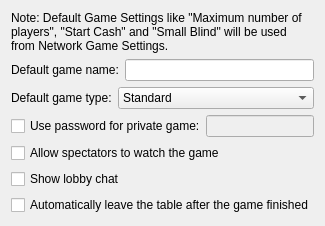
           <widget class="QWidget" name="tab_5">
            <attribute name="title">
             <string>Game</string>
            </attribute>
            <layout class="QGridLayout" name="gridLayout_5">
             <item row="0" column="0">
              <widget class="QLabel" name="label_43">
               <property name="text">
                <string>Note: Default Game Settings like &quot;Maximum number of players&quot;, &quot;Start Cash&quot; and &quot;Small Blind&quot; will be used from Network Game Settings.</string>
               </property>
               <property name="textFormat">
                <enum>Qt::PlainText</enum>
               </property>
               <property name="wordWrap">
                <bool>true</bool>
               </property>
              </widget>
             </item>
             <item row="1" column="0">
              <layout class="QHBoxLayout" name="horizontalLayout_8">
               <item>
                <widget class="QLabel" name="label_23">
                 <property name="text">
                  <string>Default game name:</string>
                 </property>
                </widget>
               </item>
               <item>
                <widget class="QLineEdit" name="lineEdit_internetGameName">
                 <property name="inputMethodHints">
                  <set>Qt::ImhNoPredictiveText</set>
                 </property>
                </widget>
               </item>
              </layout>
             </item>
             <item row="5" column="0">
              <widget class="QCheckBox" name="checkBox_UseLobbyChat">
               <property name="text">
                <string>Show lobby chat</string>
               </property>
              </widget>
             </item>
             <item row="6" column="0">
              <widget class="QCheckBox" name="checkBox_InetGame_AutoLeaveTheTableAfterGameFinished">
               <property name="text">
                <string>Automatically leave the table after the game finished</string>
               </property>
              </widget>
             </item>
             <item row="2" column="0">
              <layout class="QHBoxLayout" name="horizontalLayout_6">
               <item>
                <widget class="QLabel" name="label_17">
                 <property name="text">
                  <string>Default game type:</string>
                 </property>
                </widget>
               </item>
               <item>
                <widget class="QComboBox" name="comboBox_internetGameType">
                 <property name="sizePolicy">
                  <sizepolicy hsizetype="MinimumExpanding" vsizetype="Fixed">
                   <horstretch>0</horstretch>
                   <verstretch>0</verstretch>
                  </sizepolicy>
                 </property>
                 <item>
                  <property name="text">
                   <string>Standard</string>
                  </property>
                  <property name="icon">
                   <iconset resource="../resources/pokerth.qrc">
                    <normaloff>:/gfx/player_play.png</normaloff>:/gfx/player_play.png</iconset>
                  </property>
                 </item>
                 <item>
                  <property name="text">
                   <string>Registered players only</string>
                  </property>
                  <property name="icon">
                   <iconset resource="../resources/pokerth.qrc">
                    <normaloff>:/gfx/registered.png</normaloff>:/gfx/registered.png</iconset>
                  </property>
                 </item>
                 <item>
                  <property name="text">
                   <string>Invited players only</string>
                  </property>
                  <property name="icon">
                   <iconset resource="../resources/pokerth.qrc">
                    <normaloff>:/gfx/list_add_user.png</normaloff>:/gfx/list_add_user.png</iconset>
                  </property>
                 </item>
                 <item>
                  <property name="text">
                   <string>Ranking game</string>
                  </property>
                  <property name="icon">
                   <iconset resource="../resources/pokerth.qrc">
                    <normaloff>:/gfx/cup.png</normaloff>:/gfx/cup.png</iconset>
                  </property>
                 </item>
                </widget>
               </item>
              </layout>
             </item>
             <item row="3" column="0">
              <layout class="QHBoxLayout" name="horizontalLayout_2">
               <property name="spacing">
                <number>0</number>
               </property>
               <item>
                <widget class="QCheckBox" name="checkBox_UseInternetGamePassword">
                 <property name="text">
                  <string>Use password for private game:</string>
                 </property>
                 <property name="icon">
                  <iconset resource="../resources/pokerth.qrc">
                   <normaloff>:/gfx/lock.png</normaloff>:/gfx/lock.png</iconset>
                 </property>
                </widget>
               </item>
               <item>
                <widget class="QLineEdit" name="lineEdit_InternetGamePassword">
                 <property name="enabled">
                  <bool>false</bool>
                 </property>
                 <property name="echoMode">
                  <enum>QLineEdit::Password</enum>
                 </property>
                </widget>
               </item>
              </layout>
             </item>
             <item row="4" column="0">
              <widget class="QCheckBox" name="checkBox_allowSpectators">
               <property name="text">
                <string>Allow spectators to watch the game</string>
               </property>
              </widget>
             </item>
            </layout>
           </widget>
